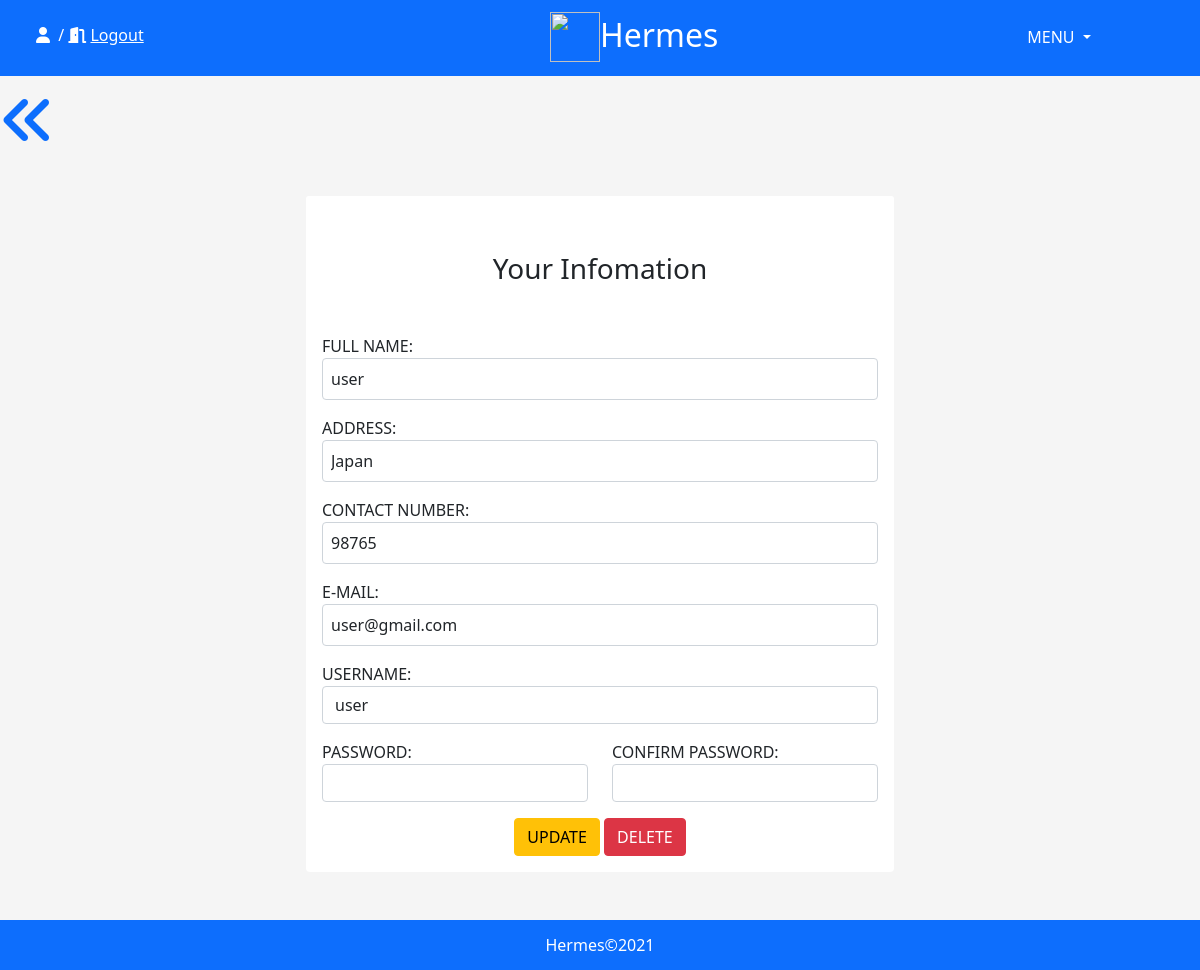
The app's page /profile.php?user_id=2 with its own data.
### tables this page shows
CREATE TABLE `users` (
  `user_id` int(11) NOT NULL,
  `fullname` varchar(100) NOT NULL,
  `address` varchar(255) NOT NULL,
  `contact_number` int(50) NOT NULL,
  `email` varchar(255) NOT NULL,
  `status` varchar(1) NOT NULL DEFAULT 'U',
  `account_id` int(11) NOT NULL
);

CREATE TABLE `accounts` (
  `account_id` int(11) NOT NULL,
  `username` varchar(100) NOT NULL,
  `password` varchar(100) NOT NULL
);

### classes/config.php (called while the page is built, shortened)
<?php
class config{
    private $servername='localhost';
    private $username='root';
    private $password='root';
    private $db_name='hermes';
    public function __construct()
    {
        $this->conn= new mysqli($this->servername,$this->username,$this->password,$this->db_name);
        return $this->conn;
    }
}
?>

### datafiles.php (called while the page is built, shortened)
<?php
include 'classes/person.php';
$personObj= new person;
?>

### classes/person.php (called while the page is built, shortened)
<?php
include 'config.php';
class  person extends config{
    public function getUserInfo($user_id){
        $sql="SELECT * FROM `users` INNER JOIN `accounts` ON users.account_id=accounts.account_id WHERE user_id='$user_id'";
        $result=$this->conn->query($sql);
        if($result==true){
            return $result->fetch_assoc();
        }
    }
 }
?>

### profile.php (the view, shortened to what this page needs)
<?php
    include 'datafiles.php';
    $user_id=$_GET['user_id'];
    $User=$personObj->getUserInfo($user_id);
?>
<!doctype html>
<html lang="en">
  <head>
    <link rel="stylesheet" href="https://cdn.jsdelivr.net/npm/bootstrap@5.0.2/dist/css/bootstrap.min.css">
  </head>
  <body>
      <header><?php include 'header.php';?></header>
      <a href="adminDashboard.php"><i class="fas fa-angle-double-left display-4 mt-3"></i></a>
      <main>
      <div class="container-fluid">
            <div class="card w-50 mx-auto mt-4 border-0 mb-5">
                <div class="card-header bg-white border-0">
                  <h3 class="text-center pt-5">Your Infomation </h3>
                </div>
                <div class="card-body">
                    <form action="" method="post">
                          <div class="form-group mt-3">
                            <label for="fullname">FULL NAME:</label>
                            <input type="text" name="u_fullname" value="<?php echo $User['fullname']?>" id="fullname" class="form-control p-2"  >
                          </div>
                          <div class="form-group mt-3">
                            <label for="address">ADDRESS:</label>
                            <input type="text" name="u_address" value="<?php echo $User['address']?>" id="address" class="form-control p-2" >
                          </div>
                          <div class="form-group mt-3">
                            <label for="">CONTACT NUMBER:</label>
                            <input type="tel" name="u_contact_number" value="<?php echo $User['contact_number']?>" id="" class="form-control p-2" >
                          </div>
                          <div class="form-group mt-3">
                            <label for="">E-MAIL:</label>
                            <input type="email" name="u_email" value="<?php echo $User['email']?>" id="" class="form-control p-2" >
                          </div>
                          <div class="form-group mt-3">
                            <label for="">USERNAME:</label>
                            <input type="text" name="u_username" value="<?php echo $User['username']?>" id="" class="form-control" >
                          </div>
                          <div class="row form-group mt-3">
                            <div class="col-md-6">
                              <label for="">PASSWORD:</label>
                              <input type="password" name="u_password"  class="w-100 form-control" required>
                            </div>
                            <div class="col-md-6">
                              <label for="">CONFIRM PASSWORD:</label>
                              <input type="password" name="u_conpassword"  class="w-100 form-control" required>
                            </div>
                          </div>
                          <div class="form-group mt-3 text-center">
                            <input type="submit" value="UPDATE" name="user_update" class="btn btn-warning">
                            <button type="button" class="btn btn-danger" data-bs-toggle="modal" data-bs-target="#modal<?php echo $User['user_id'];?>">
                                DELETE
                            </button>
                          </div>
                    </form>
                 </div>
            </div>
      </div>
      </main>
      <footer>
        <?php include 'footer.php';?>
    </footer>
  </body>
</html>

### profile.php (style rules this page uses)
body { background-color: whitesmoke; }

### records on screen
users: u_fullname "user", u_address "Japan", u_contact_number "98765", u_email "user@gmail.com", u_username "user"
